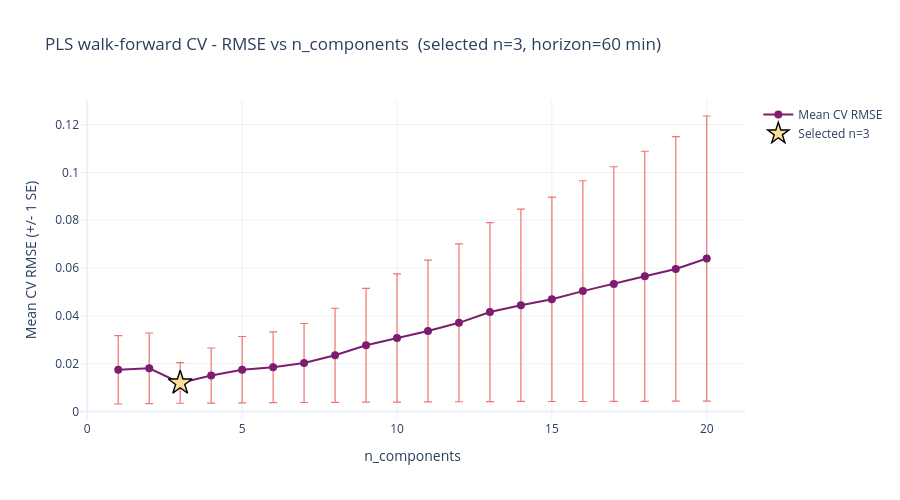

The notebook cell this image was saved under:
### Markdown cell above
## Graph 3 - PLS walk-forward CV: RMSE vs n_components

Reproduces the selection plot stored in `Feature selection log/pls_n_components_latest.json` (PLS FE Cell 51). The selected `n_components` (lowest mean CV RMSE) is highlighted with a star.

### Code cell
# %% -- GRAPH 3 : PLS RMSE vs n_components (Plotly) ------------------
_pls_payload = json.loads(pls_log_path.read_text(encoding='utf-8'))
_grid  = sorted(int(k) for k in _pls_payload['rmse_by_n_components'])
_rmse  = [_pls_payload['rmse_by_n_components'][str(n)] for n in _grid]
_se    = [_pls_payload['rmse_se_by_n_components'][str(n)] for n in _grid]
_best_n  = int(_pls_payload['selected_by_min_rmse'])
_best_v  = _pls_payload['rmse_by_n_components'][str(_best_n)]

fig_g3 = go.Figure()
fig_g3.add_trace(go.Scatter(
    x=_grid, y=_rmse,
    mode='lines+markers',
    name='Mean CV RMSE',
    line=dict(color=PALETTE_HEX[-1], width=2),
    marker=dict(color=PALETTE_HEX[-1], size=8),
    error_y=dict(type='data', array=_se, color=PALETTE_HEX[2], thickness=1.2),
))
fig_g3.add_trace(go.Scatter(
    x=[_best_n], y=[_best_v],
    mode='markers',
    name=f'Selected n={_best_n}',
    marker=dict(color=PALETTE_HEX[0], size=18, symbol='star',
                line=dict(color='black', width=1.4)),
))
fig_g3.update_layout(
    title=(
        f'PLS walk-forward CV - RMSE vs n_components  '
        f'(selected n={_best_n}, horizon={RETURN_HORIZON_MIN} min)'
    ),
    xaxis_title='n_components',
    yaxis_title='Mean CV RMSE (+/- 1 SE)',
    height=500,
)
fig_g3.show()

### Figure 1 — Plotly figure (JSON) as saved in the notebook; plotly's stock layout.template omitted (floating-point values rounded to 4 significant figures)
{"data": [{"error_y": {"array": [0.01429, 0.01476, 0.008503, 0.01151, 0.01386, 0.01479, 0.01652, 0.01967, 0.02379, 0.02682, 0.02964, 0.03302, 0.03745, 0.04022, 0.04275, 0.04617, 0.04909, 0.05229, 0.05532, 0.05963], "color": "#f0746e", "thickness": 1.2, "type": "data"}, "line": {"color": "#7c1d6f", "width": 2}, "marker": {"color": "#7c1d6f", "size": 8}, "mode": "lines+markers", "name": "Mean CV RMSE", "type": "scatter", "x": [1, 2, 3, 4, 5, 6, 7, 8, 9, 10, 11, 12, 13, 14, 15, 16, 17, 18, 19, 20], "y": [0.01743, 0.01808, 0.01195, 0.01505, 0.01751, 0.01849, 0.02029, 0.02352, 0.02771, 0.03078, 0.03366, 0.03709, 0.0416, 0.04442, 0.04695, 0.05036, 0.0533, 0.05657, 0.05964, 0.06398]}, {"marker": {"color": "#fcde9c", "line": {"color": "black", "width": 1.4}, "size": 18, "symbol": "star"}, "mode": "markers", "name": "Selected n=3", "type": "scatter", "x": [3], "y": [0.01195]}], "layout": {"height": 500, "title": {"text": "PLS walk-forward CV - RMSE vs n_components  (selected n=3, horizon=60 min)"}, "xaxis": {"title": {"text": "n_components"}}, "yaxis": {"title": {"text": "Mean CV RMSE (+/- 1 SE)"}}}}
